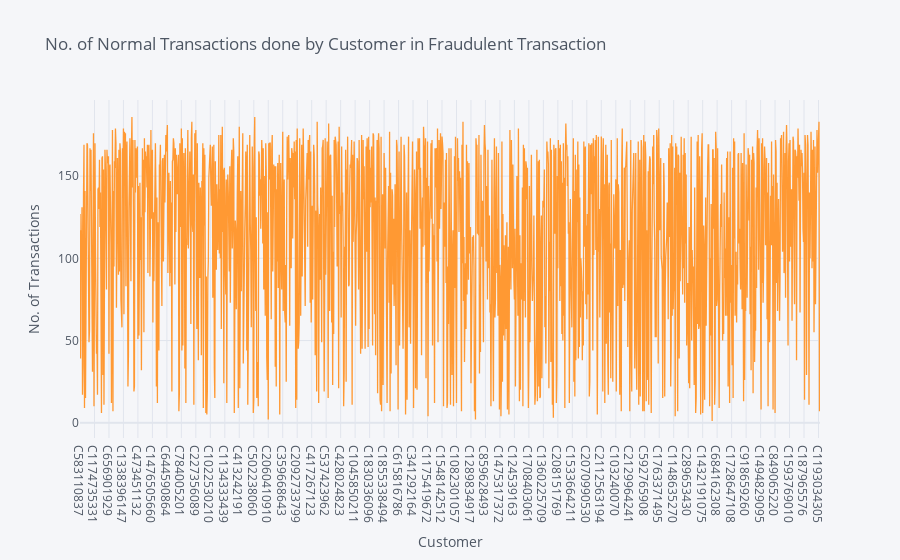

Write notebook code for a chart like this one.
### Code cell
cols_to_dict('customer', kind = 'line')

### Figure 1 — Plotly figure (JSON) as saved in the notebook; plotly's stock layout.template omitted (floating-point values rounded to 4 significant figures; data arrays with more than 128 entries replaced by an {"elided": "..."} marker saying what was removed)
{"data": [{"line": {"color": "rgba(255, 153, 51, 1.0)", "dash": "solid", "shape": "linear", "width": 1.3}, "mode": "lines", "name": "customer", "text": "", "type": "scatter", "x": {"elided": "1483 str values"}, "y": {"elided": "1483 int values"}}], "layout": {"legend": {"bgcolor": "#F5F6F9", "font": {"color": "#4D5663"}}, "paper_bgcolor": "#F5F6F9", "plot_bgcolor": "#F5F6F9", "title": {"font": {"color": "#4D5663"}, "text": "No. of Normal Transactions done by Customer in Fraudulent Transaction"}, "xaxis": {"gridcolor": "#E1E5ED", "showgrid": true, "tickfont": {"color": "#4D5663"}, "title": {"font": {"color": "#4D5663"}, "text": "Customer"}, "zerolinecolor": "#E1E5ED"}, "yaxis": {"gridcolor": "#E1E5ED", "showgrid": true, "tickfont": {"color": "#4D5663"}, "title": {"font": {"color": "#4D5663"}, "text": "No. of Transactions"}, "zerolinecolor": "#E1E5ED"}}}
